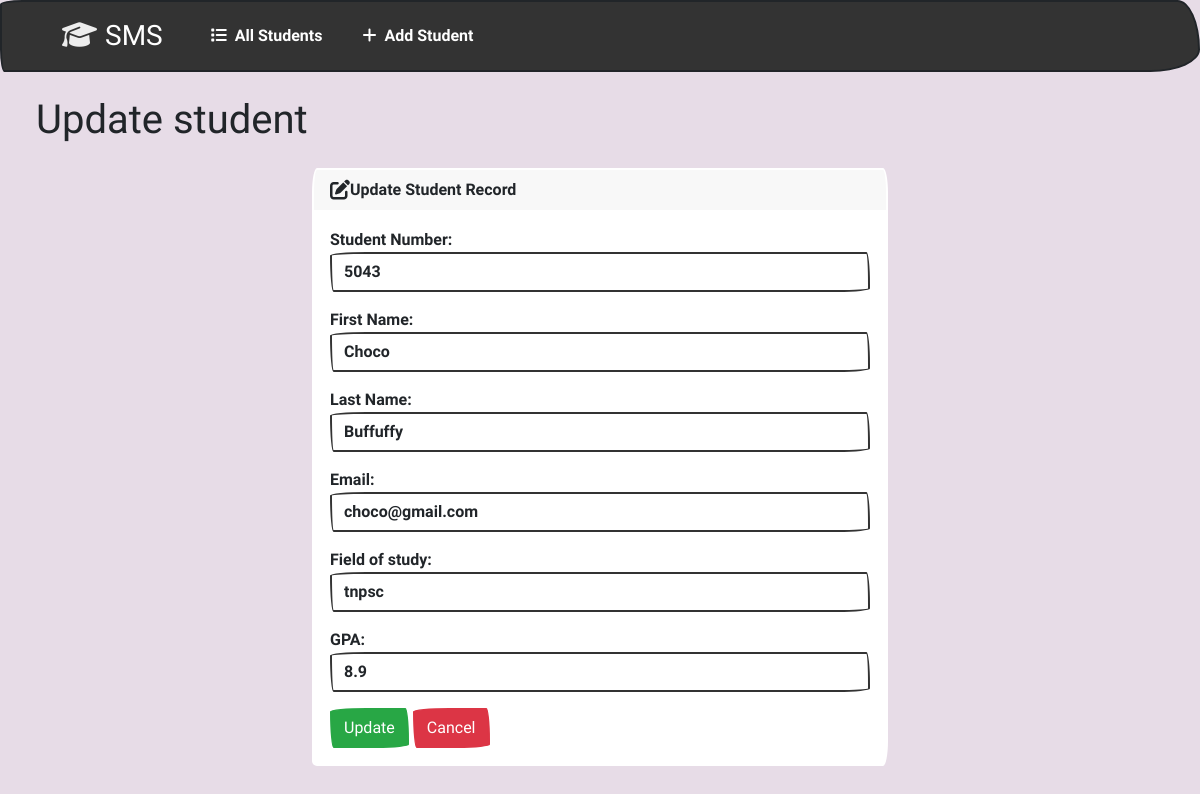
The page /edit/9/ on the database its author committed.
### students/models.py (models this page shows, shortened)
class Student(models.Model):
    stu_num = models.PositiveIntegerField()
    first_name = models.CharField(max_length=50)
    last_name = models.CharField(max_length=50)
    email = models.EmailField(max_length=100)
    field_of_study = models.CharField(max_length=50)
    gpa = models.FloatField()

### students/views.py (the view)
# urls.py: path('edit/<int:id>/', views.edit, name='edit'),
def edit(request, id):
    if request.method == 'POST':
        student = Student.objects.get(pk=id)
        form = StudentForm(request.POST, instance=student)
        if form.is_valid():
            form.save()
            return render(request, 'edit.html', {
                'form': form,
                'success' : True
            })
    else:
        student = Student.objects.get(pk=id)
        form = StudentForm(instance=student)
    return render(request, 'edit.html', {
                'form': form,
            })

### students/forms.py
class StudentForm(forms.ModelForm):
    class Meta:
        model = Student
        fields = ['stu_num', 'first_name' , 'last_name', 'email','field_of_study', 'gpa']
        labels = {
            'stu_num': 'Student Number',
            'first_name' : 'First Name',
            'last_name': 'Last Name',
            'email': 'Email',
            'field_of_study': 'Field of study',
            'gpa': 'GPA'
        }
        widgets = {
            'stu_num': forms.NumberInput(attrs={'class': 'form-control'}) ,
            'first_name' :forms.TextInput(attrs={'class': 'form-control'}),
            'last_name':forms.TextInput(attrs={'class': 'form-control'}) ,
            'email': forms.EmailInput(attrs={'class': 'form-control'}),
            'field_of_study': forms.TextInput(attrs={'class': 'form-control'}),
            'gpa': forms.NumberInput(attrs={'class': 'form-control'})
        }

### students/templates/edit.html (shortened to what this page needs)
{% extends "base.html" %}
{% block body %}
    <h1 class="m-4">Update student</h1>
    {% if success %}
        <div class="alert alert-success" role="alert">
            The student record updated successfully
            <a href="{% url "indexx:index" %}" class="alert-link">Go to Home Page</a>
        </div>
    {% else %}
        <div class="row justify-content-center">
            <div class="col-6">
                <div class="card border-light mb-3" >
                    <div class="card-header"><i class="fa-solid fa-pen-to-square fa-lg"></i>Update Student Record</div>
                    <div class="card-body">
                        <form action="" method="POST">
                            {{ form.as_p}}
                            <button type="submit" class="btn btn-success" fdprocessedid="1uu3m6">Update</button>
                            <a href="{% url "indexx:index" %}" class="btn btn-danger">Cancel</a>
                        </form>
                    </div>
                  </div>
            </div>
        </div>
    {% endif %}
{% endblock  %}

### rows shown on the page
Student: stu_num "5043", first_name "Choco", last_name "Buffuffy", email "choco@gmail.com", field_of_study "tnpsc", gpa "8.9"
